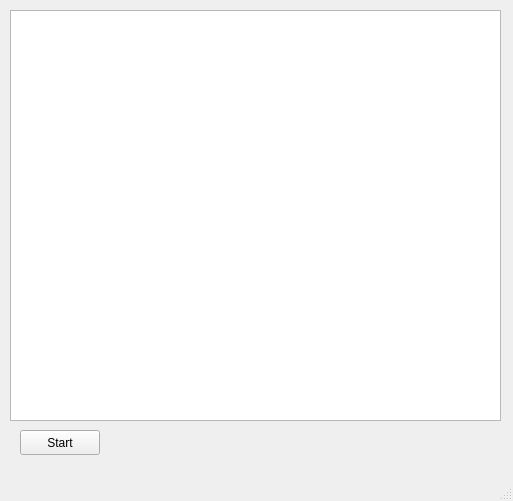
<?xml version="1.0" encoding="UTF-8"?>
<ui version="4.0">
 <class>MainWindow</class>
 <widget class="QMainWindow" name="MainWindow">
  <property name="geometry">
   <rect>
    <x>0</x>
    <y>0</y>
    <width>513</width>
    <height>501</height>
   </rect>
  </property>
  <property name="minimumSize">
   <size>
    <width>500</width>
    <height>500</height>
   </size>
  </property>
  <property name="windowTitle">
   <string>MainWindow</string>
  </property>
  <widget class="QWidget" name="centralwidget">
   <widget class="QPushButton" name="startButton">
    <property name="geometry">
     <rect>
      <x>20</x>
      <y>430</y>
      <width>80</width>
      <height>25</height>
     </rect>
    </property>
    <property name="text">
     <string>Start</string>
    </property>
   </widget>
   <widget class="QGraphicsView" name="graphicsView">
    <property name="geometry">
     <rect>
      <x>10</x>
      <y>10</y>
      <width>491</width>
      <height>411</height>
     </rect>
    </property>
   </widget>
  </widget>
  <widget class="QMenuBar" name="menubar">
   <property name="geometry">
    <rect>
     <x>0</x>
     <y>0</y>
     <width>513</width>
     <height>20</height>
    </rect>
   </property>
  </widget>
  <widget class="QStatusBar" name="statusbar"/>
 </widget>
 <resources/>
 <connections/>
</ui>
